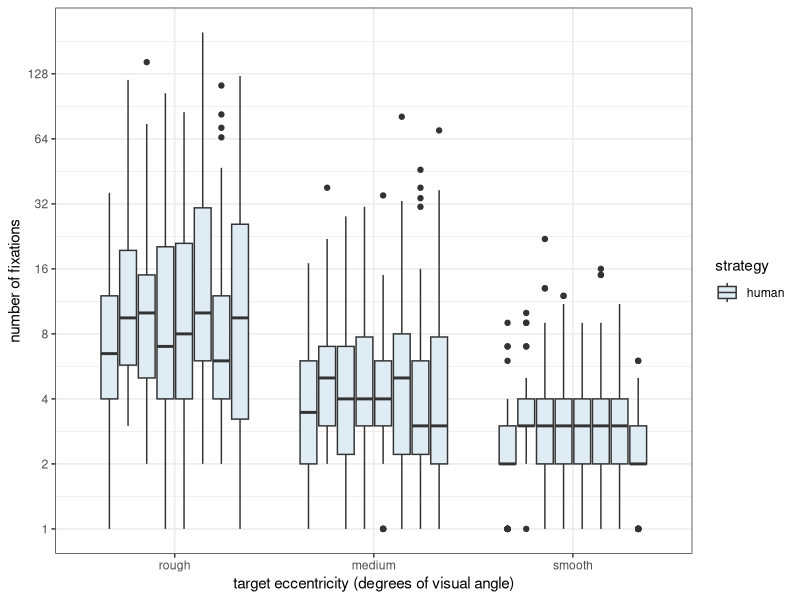
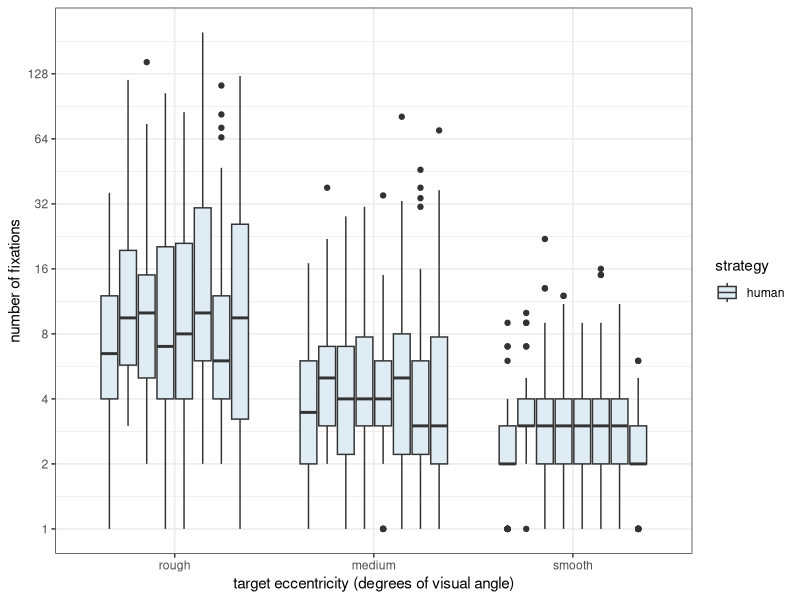

Write R code to recreate these figures, in order. (Note: this script raises an error after producing the figures.)
setwd("Documents/GIT-general-private/2014 StochasticSearch/TextureExpReplication/modelling")
library(dplyr)
library(ggplot2)
simdat <- read.table("searchSimResults.txt", header = TRUE,  sep = ",",  stringsAsFactors = FALSE)
p1 <- ggplot(simdat, aes(y=log(nfix), x=beta, colour=strat)) + geom_point() + geom_smooth(method=lm) + facet_wrap(~ecc)
names(simdat)[1] = "strategy"
simdat$strategy = as.factor(simdat$strategy)
#model <- glm(data=simdat, nfix ~ beta*strat, family="poisson")


obsdat <- read.table("../analysis/numberFixations.txt", header = TRUE,  sep = ",",  stringsAsFactors = FALSE)




# combine into one datset
names(obsdat)[1] = "Observer"
names(simdat)[1] = "Observer"
names(simdat)[3] = "nFix"


# subset multiple factors at once
# NOTE: subtracting 1 from simulation fixations as human o bservers do not need to fixate target 
# to detect it (while hte model is hard coded to fixate target if it spots it)
dat <- data.frame(
	strategy = c(rep("human", length(obsdat$Observer)), simdat$Observer),
	Observer = c(as.factor(obsdat$Observer), simdat$Observer), 
	beta=c(obsdat$beta, simdat$beta), 
	nFix=c(obsdat$numFix, simdat$nFix))

dat$beta <- factor(as.factor(dat$beta), labels=c("rough", "medium", "smooth"))
dat$Observer = as.factor(dat$Observer)

levels(dat$strategy) = c("optimal", "stochastic", "human")
dat$strategy = factor(dat$strategy,levels(dat$strategy)[c(3,2,1)])
levels(dat$Observer) = seq(1,11)
dat$Observer[which(dat$strategy=="stochastic")] = 10
dat$Observer[which(dat$strategy=="optimal")] = 11



p2 <- ggplot(filter(dat, strategy!='optimal'), aes(x=beta, y=nFix, fill=strategy, cond=Observer)) 
p2 <- p2 + geom_boxplot() + scale_y_continuous(name="number of fixations" ,trans = "log2", breaks=c(1,2,4,8,16,32,64,128))+scale_x_discrete(name="target eccentricity (degrees of visual angle)")
p2 <- p2 + theme_bw()  + scale_fill_brewer(type="seq", palette=3)
p2
ggsave("numFixHumanModel.pdf", width=8, height=5)
summary(dat)


humanDat = filter(dat, strategy=='human')

stochasticFix = simdat$nFix[simdat$Observer=="stochastic"]
optimalFix = simdat$nFix[simdat$Observer=="optimal"]
t.test(stochasticFix, optimalFix, paired=T, alternative="greater")

 m = glmer(data=filter(dat, strategy!='optimal'), nFix ~ beta * strategy + (1+beta|Observer), family='poisson')
 summary(m)